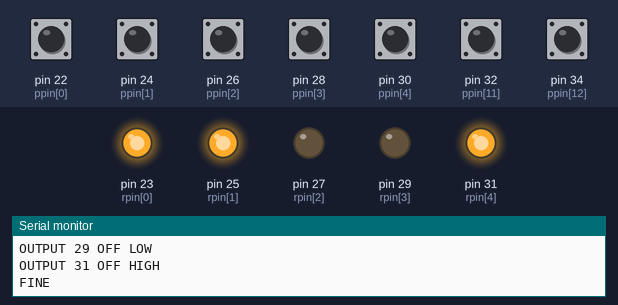
This sketch was run on a simulated Arduino Mega 2560, built with avr-gcc and run on an emulated ATmega2560. On the bench: output pins drawn as LEDs (lit = HIGH), the last lines printed to the serial monitor. Inputs (shaded band) come from the test bench; at power-on: pin 22 (ppin[0]), pin 24 (ppin[1]), pin 26 (ppin[2]), pin 28 (ppin[3]), pin 30 (ppin[4]), pin 32 (ppin[11]), pin 34 (ppin[12]) HIGH.

Above: at 1.5 s.
1.6 s: pin 22 (ppin[0]) pulled LOW for 0.15 s
At 2.2 s:
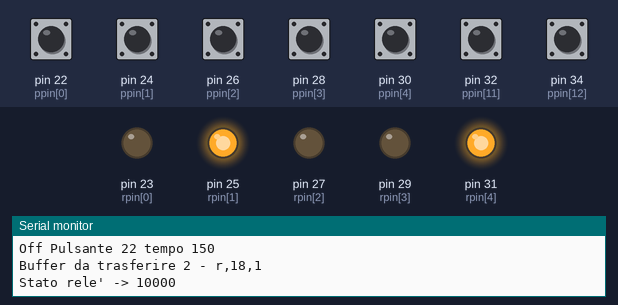
3.2 s: pin 24 (ppin[1]) pulled LOW for 0.15 s
At 3.8 s:
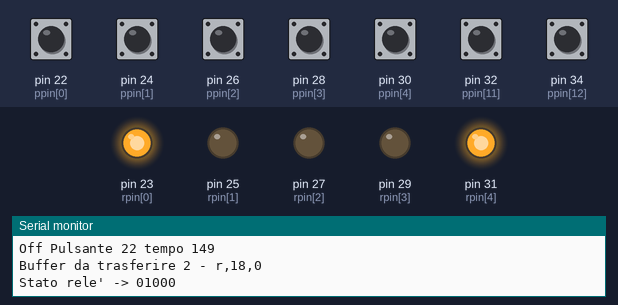
4.9 s: pin 26 (ppin[2]) pulled LOW for 0.15 s
At 6.3 s:
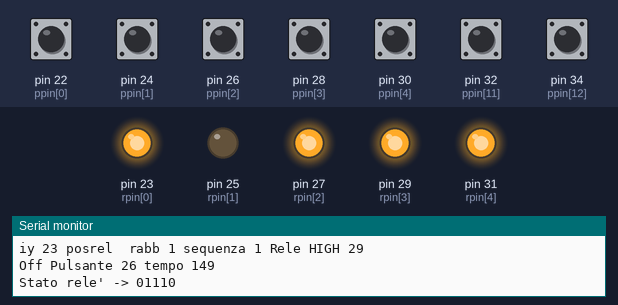
6.6 s: pin 34 (ppin[12]) pulled LOW for 0.15 s
At 7.1 s:
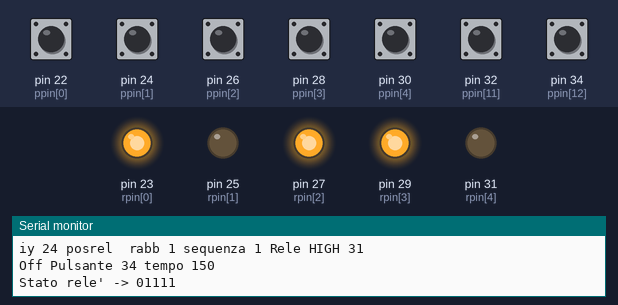
8.2 s: pin 22 (ppin[0]) pulled LOW for 1 s
At 9.5 s:
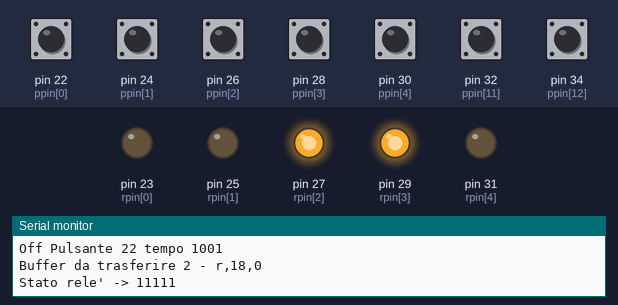
10.7 s: pin 24 (ppin[1]) pulled LOW for 1 s
At 12.1 s:
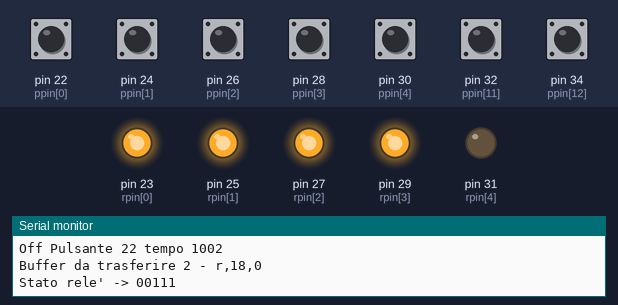
Timing chart, 0 to 13.7 s (numbered marks = the images above; inputs shaded):
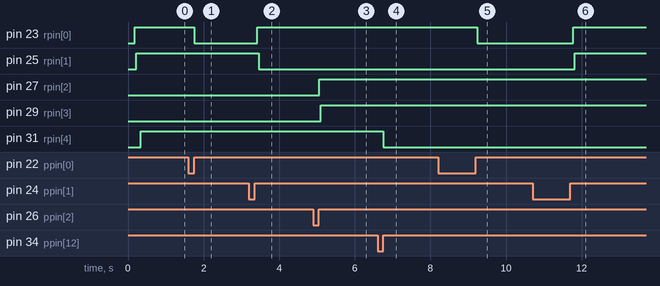

The sketch:

definisci_pulsanti_2_slave.ino
```cpp
#define  NA  1

#define  MAST 0

#define  NARD  3  //Numero di arduini configurabili
#define  NPUL  20 //Numero di pulsanti/arduino configurabili
#define  NREL  20 //Numero di     rele/arduino configurabili

byte  npul[NARD] ={ 6,  7,  5};  //Numero pulsanti arduino
byte  ppin[] ={  22, 24, 26, 28, 30,  0,  22,  24,  26,  28,  30,  32,  34,
                 22,  2,  3,  4,  5,  6};//Numero del pin
byte  appu[] ={  0,  0,  0,  0,  0,  0,  0,  1,  0,  0,  0,  0,  0,
                 0,  0,  0,  0,  0,  0};//piastre  abbinamento pulsanti
byte  papu[] ={  0,  0,  0,  0,  0,  0,  0,  1,  0,  0,  1,  0,  0,
                 0,  0,  0,  0,  0,  0};//pulsanti abbinamento pulsanti
byte  sepu[] ={  0,  0,  0,  0,  0,  0,  4,  4,  0,  0,  0,  0,  0,
                 0,  0,  0,  0,  0,  0};//sequenza massima pulsanti 1-2-4-8-16-32 etc.
byte  psta[] ={  0,  0,  0,  0,  0,  0,  0,  0,  0,  0,  0,  0,  0,
                 0,  0,  0,  0,  0,  0};//stato attuale pulsanti
unsigned  long  spul[] ={  0,  0,  0,  0,  0,  0,  0,  0,  0,  0,  0,  0,  0,
                           0,  0,  0,  0,  0,  0};//Millisecondo inzio pressione pulsante

byte  rele[] ={  8,  5,  6}; //Numero rele arduino
byte  rpin[] ={ 23, 25, 27, 29, 31, 33, 35, 37,  23,  25,  27,  29,  31,
                 1,  2,  3,  4,  5,  6};//Numero del pin
byte  roff[] ={  1,  1,  1,  1,  1,  1,  1,  1,   1,   1,   0,   0,   1,
                 0,  0,  1,  0,  0,  0};//Status off rele
byte  rsta[] ={  0,  0,  0,  0,  0,  0,  0,  0,   0,   0,   0,   0,   0,
                 0,  0,  0,  0,  0,  0};// status attuale 0 off 1 on


                 /* ogni riga rappresenta i potenziali 20 pulsanti di ogni piastra
                    i numeri corrispondono alla sequenza di accensione primo impulso 1
                    secondo 2 terzo 4 quarto  8  etc. etc.                              */
byte  rabb[(NARD * NREL)][(NARD *NPUL)] =
                    {1,0,0,0,0,0,0,0,0,0,0,0,0,0,0,0,0,0,0,0,  // rele 1 piastra 1
                     0,0,0,1,0,0,0,0,0,0,0,0,0,0,0,0,0,0,0,0,
                     0,0,0,0,0,0,0,0,0,0,0,0,0,0,0,0,0,0,0,0,
                     1,0,0,0,0,0,0,0,0,0,0,0,0,0,0,0,0,0,0,0,  // rele 2
                     0,0,0,0,0,0,0,0,0,0,0,0,0,0,0,0,0,0,0,0,
                     0,0,0,0,0,0,0,0,0,0,0,0,0,0,0,0,0,0,0,0,
                     0,1,0,0,0,0,0,0,0,0,0,0,0,0,0,0,0,0,0,0,  // rele 3
                     0,0,0,0,0,0,0,0,0,0,0,0,0,0,0,0,0,0,0,0,
                     0,0,0,0,0,0,0,0,0,0,0,0,0,0,0,0,0,0,0,0,
                     0,0,1,0,0,0,0,0,0,0,0,0,0,0,0,0,0,0,0,0,  // rele 4
                     0,0,0,0,0,0,0,0,0,0,0,0,0,0,0,0,0,0,0,0,
                     0,0,0,0,0,0,0,0,0,0,0,0,0,0,0,0,0,0,0,0,
                     0,0,0,1,0,0,0,0,0,0,0,0,0,0,0,0,0,0,0,0,  // rele 5
                     0,0,0,0,0,0,0,0,0,0,0,0,0,0,0,0,0,0,0,0,
                     0,0,0,0,0,0,0,0,0,0,0,0,0,0,0,0,0,0,0,0,
                     0,0,0,0,1,0,0,0,0,0,0,0,0,0,0,0,0,0,0,0,  // rele 6
                     0,0,0,0,0,0,0,0,0,0,0,0,0,0,0,0,0,0,0,0,
                     0,0,0,0,0,0,0,0,0,0,0,0,0,0,0,0,0,0,0,0,
                     0,0,0,0,1,0,0,0,0,0,0,0,0,0,0,0,0,0,0,0,  // rele 7
                     0,0,0,0,0,0,0,0,0,0,0,0,0,0,0,0,0,0,0,0,
                     0,0,0,0,0,0,0,0,0,0,0,0,0,0,0,0,0,0,0,0,
                     0,0,0,0,1,0,0,0,0,0,0,0,0,0,0,0,0,0,0,0,  // rele 8
                     0,0,0,0,0,0,0,0,0,0,0,0,0,0,0,0,0,0,0,0,
                     0,0,0,0,0,0,0,0,0,0,0,0,0,0,0,0,0,0,0,0,
                     0,0,0,0,0,0,0,0,0,0,0,0,0,0,0,0,0,0,0,0,  // rele 9
                     0,0,0,0,0,0,0,0,0,0,0,0,0,0,0,0,0,0,0,0,
                     0,0,0,0,0,0,0,0,0,0,0,0,0,0,0,0,0,0,0,0,
                     0,0,0,0,0,0,0,0,0,0,0,0,0,0,0,0,0,0,0,0,  // rele 10
                     0,0,0,0,0,0,0,0,0,0,0,0,0,0,0,0,0,0,0,0,
                     0,0,0,0,0,0,0,0,0,0,0,0,0,0,0,0,0,0,0,0,
                     0,0,0,0,0,0,0,0,0,0,0,0,0,0,0,0,0,0,0,0,  // rele 11
                     0,0,0,0,0,0,0,0,0,0,0,0,0,0,0,0,0,0,0,0,
                     0,0,0,0,0,0,0,0,0,0,0,0,0,0,0,0,0,0,0,0,
                     0,0,0,0,0,0,0,0,0,0,0,0,0,0,0,0,0,0,0,0,  // rele 12
                     0,0,0,0,0,0,0,0,0,0,0,0,0,0,0,0,0,0,0,0,
                     0,0,0,0,0,0,0,0,0,0,0,0,0,0,0,0,0,0,0,0,
                     0,0,0,0,0,0,0,0,0,0,0,0,0,0,0,0,0,0,0,0,  // rele 13
                     0,0,0,0,0,0,0,0,0,0,0,0,0,0,0,0,0,0,0,0,
                     0,0,0,0,0,0,0,0,0,0,0,0,0,0,0,0,0,0,0,0,
                     0,0,0,0,0,0,0,0,0,0,0,0,0,0,0,0,0,0,0,0,  // rele 14
                     0,0,0,0,0,0,0,0,0,0,0,0,0,0,0,0,0,0,0,0,
                     0,0,0,0,0,0,0,0,0,0,0,0,0,0,0,0,0,0,0,0,
                     0,0,0,0,0,0,0,0,0,0,0,0,0,0,0,0,0,0,0,0,  // rele 15
                     0,0,0,0,0,0,0,0,0,0,0,0,0,0,0,0,0,0,0,0,
                     0,0,0,0,0,0,0,0,0,0,0,0,0,0,0,0,0,0,0,0,
                     0,0,0,0,0,0,0,0,0,0,0,0,0,0,0,0,0,0,0,0,  // rele 16
                     0,0,0,0,0,0,0,0,0,0,0,0,0,0,0,0,0,0,0,0,
                     0,0,0,0,0,0,0,0,0,0,0,0,0,0,0,0,0,0,0,0,
                     0,0,0,0,0,0,0,0,0,0,0,0,0,0,0,0,0,0,0,0,  // rele 17
                     0,0,0,0,0,0,0,0,0,0,0,0,0,0,0,0,0,0,0,0,
                     0,0,0,0,0,0,0,0,0,0,0,0,0,0,0,0,0,0,0,0,
                     0,0,0,0,0,0,0,0,0,0,0,0,0,0,0,0,0,0,0,0,  // rele 18
                     0,0,0,0,0,0,0,0,0,0,0,0,0,0,0,0,0,0,0,0,
                     0,0,0,0,0,0,0,0,0,0,0,0,0,0,0,0,0,0,0,0,
                     0,0,0,0,0,0,0,0,0,0,0,0,0,0,0,0,0,0,0,0,  // rele 19
                     0,0,0,0,0,0,0,0,0,0,0,0,0,0,0,0,0,0,0,0,
                     0,0,0,0,0,0,0,0,0,0,0,0,0,0,0,0,0,0,0,0,
                     0,0,0,0,0,0,0,0,0,0,0,0,0,0,0,0,0,0,0,0,  // rele 20
                     0,0,0,0,0,0,0,0,0,0,0,0,0,0,0,0,0,0,0,0,
                     0,0,0,0,0,0,0,0,0,0,0,0,0,0,0,0,0,0,0,0,
                     0,0,0,0,0,0,0,0,0,0,0,0,0,0,0,0,0,0,0,0,  // rele 1 piastra 2
                     5,0,0,0,0,0,0,0,0,0,0,0,0,0,0,0,0,0,0,0,
                     0,0,0,0,0,0,0,0,0,0,0,0,0,0,0,0,0,0,0,0,
                     0,0,0,0,0,0,0,0,0,0,0,0,0,0,0,0,0,0,0,0,  // rele 2
                     6,0,0,0,0,0,0,0,0,0,0,0,0,0,0,0,0,0,0,0,
                     0,0,0,0,0,0,0,0,0,0,0,0,0,0,0,0,0,0,0,0,
                     0,0,0,0,0,0,0,0,0,0,0,0,0,0,0,0,0,0,0,0,  // rele 3
                     0,0,1,1,0,0,0,0,0,0,0,0,0,0,0,0,0,0,0,0,
                     0,0,0,0,0,0,0,0,0,0,0,0,0,0,0,0,0,0,0,0,
                     0,0,0,0,0,0,0,0,0,0,0,0,0,0,0,0,0,0,0,0,  // rele 4
                     0,0,1,1,0,0,0,0,0,0,0,0,0,0,0,0,0,0,0,0,
                     0,0,0,0,0,0,0,0,0,0,0,0,0,0,0,0,0,0,0,0,
                     0,0,0,0,0,0,0,0,0,0,0,0,0,0,0,0,0,0,0,0,  // rele 5
                     0,0,0,0,0,0,1,0,0,0,0,0,0,0,0,0,0,0,0,0,
                     0,0,0,0,0,0,0,0,0,0,0,0,0,0,0,0,0,0,0,0,
                     0,0,0,0,0,0,0,0,0,0,0,0,0,0,0,0,0,0,0,0,  // rele 6
                     0,0,0,0,0,0,0,0,0,0,0,0,0,0,0,0,0,0,0,0,
                     0,0,0,0,0,0,0,0,0,0,0,0,0,0,0,0,0,0,0,0,
                     0,0,0,0,0,0,0,0,0,0,0,0,0,0,0,0,0,0,0,0,  // rele 7
                     0,0,0,0,0,0,0,0,0,0,0,0,0,0,0,0,0,0,0,0,
                     0,0,0,0,0,0,0,0,0,0,0,0,0,0,0,0,0,0,0,0,
                     0,0,0,0,0,0,0,0,0,0,0,0,0,0,0,0,0,0,0,0,  // rele 8
                     0,0,0,0,0,0,0,0,0,0,0,0,0,0,0,0,0,0,0,0,
                     0,0,0,0,0,0,0,0,0,0,0,0,0,0,0,0,0,0,0,0,
                     0,0,0,0,0,0,0,0,0,0,0,0,0,0,0,0,0,0,0,0,  // rele 9
                     0,0,0,0,0,0,0,0,0,0,0,0,0,0,0,0,0,0,0,0,
                     0,0,0,0,0,0,0,0,0,0,0,0,0,0,0,0,0,0,0,0,
                     0,0,0,0,0,0,0,0,0,0,0,0,0,0,0,0,0,0,0,0,  // rele 10
                     0,0,0,0,0,0,0,0,0,0,0,0,0,0,0,0,0,0,0,0,
                     0,0,0,0,0,0,0,0,0,0,0,0,0,0,0,0,0,0,0,0,
                     0,0,0,0,0,0,0,0,0,0,0,0,0,0,0,0,0,0,0,0,  // rele 11
                     0,0,0,0,0,0,0,0,0,0,0,0,0,0,0,0,0,0,0,0,
                     0,0,0,0,0,0,0,0,0,0,0,0,0,0,0,0,0,0,0,0,
                     0,0,0,0,0,0,0,0,0,0,0,0,0,0,0,0,0,0,0,0,  // rele 12
                     0,0,0,0,0,0,0,0,0,0,0,0,0,0,0,0,0,0,0,0,
                     0,0,0,0,0,0,0,0,0,0,0,0,0,0,0,0,0,0,0,0,
                     0,0,0,0,0,0,0,0,0,0,0,0,0,0,0,0,0,0,0,0,  // rele 13
                     0,0,0,0,0,0,0,0,0,0,0,0,0,0,0,0,0,0,0,0,
                     0,0,0,0,0,0,0,0,0,0,0,0,0,0,0,0,0,0,0,0,
                     0,0,0,0,0,0,0,0,0,0,0,0,0,0,0,0,0,0,0,0,  // rele 14
                     0,0,0,0,0,0,0,0,0,0,0,0,0,0,0,0,0,0,0,0,
                     0,0,0,0,0,0,0,0,0,0,0,0,0,0,0,0,0,0,0,0,
                     0,0,0,0,0,0,0,0,0,0,0,0,0,0,0,0,0,0,0,0,  // rele 15
                     0,0,0,0,0,0,0,0,0,0,0,0,0,0,0,0,0,0,0,0,
                     0,0,0,0,0,0,0,0,0,0,0,0,0,0,0,0,0,0,0,0,
                     0,0,0,0,0,0,0,0,0,0,0,0,0,0,0,0,0,0,0,0,  // rele 16
                     0,0,0,0,0,0,0,0,0,0,0,0,0,0,0,0,0,0,0,0,
                     0,0,0,0,0,0,0,0,0,0,0,0,0,0,0,0,0,0,0,0,
                     0,0,0,0,0,0,0,0,0,0,0,0,0,0,0,0,0,0,0,0,  // rele 17
                     0,0,0,0,0,0,0,0,0,0,0,0,0,0,0,0,0,0,0,0,
                     0,0,0,0,0,0,0,0,0,0,0,0,0,0,0,0,0,0,0,0,
                     0,0,0,0,0,0,0,0,0,0,0,0,0,0,0,0,0,0,0,0,  // rele 18
                     0,0,0,0,0,0,0,0,0,0,0,0,0,0,0,0,0,0,0,0,
                     0,0,0,0,0,0,0,0,0,0,0,0,0,0,0,0,0,0,0,0,
                     0,0,0,0,0,0,0,0,0,0,0,0,0,0,0,0,0,0,0,0,  // rele 19
                     0,0,0,0,0,0,0,0,0,0,0,0,0,0,0,0,0,0,0,0,
                     0,0,0,0,0,0,0,0,0,0,0,0,0,0,0,0,0,0,0,0,
                     0,0,0,0,0,0,0,0,0,0,0,0,0,0,0,0,0,0,0,0,  // rele 20
                     0,0,0,0,0,0,0,0,0,0,0,0,0,0,0,0,0,0,0,0,
                     0,0,0,0,0,0,0,0,0,0,0,0,0,0,0,0,0,0,0,0,
                     0,0,0,0,0,0,0,0,0,0,0,0,0,0,0,0,0,0,0,0,  // rele 1 piastra 3
                     0,0,0,0,0,0,0,0,0,0,0,0,0,0,0,0,0,0,0,0,
                     0,0,0,0,0,0,0,0,0,0,0,0,0,0,0,0,0,0,0,0,
                     0,0,0,0,0,0,0,0,0,0,0,0,0,0,0,0,0,0,0,0,  // rele 2
                     0,0,0,0,0,0,0,0,0,0,0,0,0,0,0,0,0,0,0,0,
                     0,0,0,0,0,0,0,0,0,0,0,0,0,0,0,0,0,0,0,0,
                     0,0,0,0,0,0,0,0,0,0,0,0,0,0,0,0,0,0,0,0,  // rele 3
                     0,0,0,0,0,0,0,0,0,0,0,0,0,0,0,0,0,0,0,0,
                     0,0,0,0,0,0,0,0,0,0,0,0,0,0,0,0,0,0,0,0,
                     0,0,0,0,0,0,0,0,0,0,0,0,0,0,0,0,0,0,0,0,  // rele 4
                     0,0,0,0,0,0,0,0,0,0,0,0,0,0,0,0,0,0,0,0,
                     0,0,0,0,0,0,0,0,0,0,0,0,0,0,0,0,0,0,0,0,
                     0,0,0,0,0,0,0,0,0,0,0,0,0,0,0,0,0,0,0,0,  // rele 5
                     0,0,0,0,0,0,0,0,0,0,0,0,0,0,0,0,0,0,0,0,
                     0,0,0,0,0,0,0,0,0,0,0,0,0,0,0,0,0,0,0,0,
                     0,0,0,0,0,0,0,0,0,0,0,0,0,0,0,0,0,0,0,0,  // rele 6
                     0,0,0,0,0,0,0,0,0,0,0,0,0,0,0,0,0,0,0,0,
                     0,0,0,0,0,0,0,0,0,0,0,0,0,0,0,0,0,0,0,0,
                     0,0,0,0,0,0,0,0,0,0,0,0,0,0,0,0,0,0,0,0,  // rele 7
                     0,0,0,0,0,0,0,0,0,0,0,0,0,0,0,0,0,0,0,0,
                     0,0,0,0,0,0,0,0,0,0,0,0,0,0,0,0,0,0,0,0,
                     0,0,0,0,0,0,0,0,0,0,0,0,0,0,0,0,0,0,0,0,  // rele 8
                     0,0,0,0,0,0,0,0,0,0,0,0,0,0,0,0,0,0,0,0,
                     0,0,0,0,0,0,0,0,0,0,0,0,0,0,0,0,0,0,0,0,
                     0,0,0,0,0,0,0,0,0,0,0,0,0,0,0,0,0,0,0,0,  // rele 9
                     0,0,0,0,0,0,0,0,0,0,0,0,0,0,0,0,0,0,0,0,
                     0,0,0,0,0,0,0,0,0,0,0,0,0,0,0,0,0,0,0,0,
                     0,0,0,0,0,0,0,0,0,0,0,0,0,0,0,0,0,0,0,0,  // rele 10
                     0,0,0,0,0,0,0,0,0,0,0,0,0,0,0,0,0,0,0,0,
                     0,0,0,0,0,0,0,0,0,0,0,0,0,0,0,0,0,0,0,0,
                     0,0,0,0,0,0,0,0,0,0,0,0,0,0,0,0,0,0,0,0,  // rele 11
                     0,0,0,0,0,0,0,0,0,0,0,0,0,0,0,0,0,0,0,0,
                     0,0,0,0,0,0,0,0,0,0,0,0,0,0,0,0,0,0,0,0,
                     0,0,0,0,0,0,0,0,0,0,0,0,0,0,0,0,0,0,0,0,  // rele 12
                     0,0,0,0,0,0,0,0,0,0,0,0,0,0,0,0,0,0,0,0,
                     0,0,0,0,0,0,0,0,0,0,0,0,0,0,0,0,0,0,0,0,
                     0,0,0,0,0,0,0,0,0,0,0,0,0,0,0,0,0,0,0,0,  // rele 13
                     0,0,0,0,0,0,0,0,0,0,0,0,0,0,0,0,0,0,0,0,
                     0,0,0,0,0,0,0,0,0,0,0,0,0,0,0,0,0,0,0,0,
                     0,0,0,0,0,0,0,0,0,0,0,0,0,0,0,0,0,0,0,0,  // rele 14
                     0,0,0,0,0,0,0,0,0,0,0,0,0,0,0,0,0,0,0,0,
                     0,0,0,0,0,0,0,0,0,0,0,0,0,0,0,0,0,0,0,0,
                     0,0,0,0,0,0,0,0,0,0,0,0,0,0,0,0,0,0,0,0,  // rele 15
                     0,0,0,0,0,0,0,0,0,0,0,0,0,0,0,0,0,0,0,0,
                     0,0,0,0,0,0,0,0,0,0,0,0,0,0,0,0,0,0,0,0,
                     0,0,0,0,0,0,0,0,0,0,0,0,0,0,0,0,0,0,0,0,  // rele 16
                     0,0,0,0,0,0,0,0,0,0,0,0,0,0,0,0,0,0,0,0,
                     0,0,0,0,0,0,0,0,0,0,0,0,0,0,0,0,0,0,0,0,
                     0,0,0,0,0,0,0,0,0,0,0,0,0,0,0,0,0,0,0,0,  // rele 17
                     0,0,0,0,0,0,0,0,0,0,0,0,0,0,0,0,0,0,0,0,
                     0,0,0,0,0,0,0,0,0,0,0,0,0,0,0,0,0,0,0,0,
                     0,0,0,0,0,0,0,0,0,0,0,0,0,0,0,0,0,0,0,0,  // rele 18
                     0,0,0,0,0,0,0,0,0,0,0,0,0,0,0,0,0,0,0,0,
                     0,0,0,0,0,0,0,0,0,0,0,0,0,0,0,0,0,0,0,0,
                     0,0,0,0,0,0,0,0,0,0,0,0,0,0,0,0,0,0,0,0,  // rele 19
                     1,0,0,0,0,0,0,0,0,0,0,0,0,0,0,0,0,0,0,0,
                     0,0,0,0,0,0,0,0,0,0,0,0,0,0,0,0,0,0,0,0,
                     0,0,0,0,0,0,0,0,0,0,0,0,0,0,0,0,0,0,0,0,  // rele 20
                     0,0,0,0,0,0,0,0,0,0,0,0,0,0,0,0,0,0,0,0,
                     0,0,0,0,0,0,0,0,0,0,0,0,0,0,0,0,0,0,0,0};

byte  pulini;
byte  relini;

#define  TMIN  10   //tempo minimo pressione pulsante in millesecondi
#define  TREP  3000 //tempo reset parziale ambiente
#define  TREG  10000//tempo reset generale

char  trasmi[NARD][256];
int  cambiostato =0;

void setup()
{
  int  iy;
  int  iz;

  for (iy =0; iy <NARD; iy++)
    *trasmi[iy] ='\0';

  Serial.begin(9600);
  Serial1.begin(9600);
  delay(20);
  for (pulini =iy =0; iy <NA; pulini +=npul[iy], iy++);
  Serial.print("IX ");
  Serial.print(npul[NA]);
  Serial.print(" IZ ");
  Serial.println(pulini);
  iz =pulini;

  for (iy =iz +npul[NA]; iz <iy; iz++)
  {
    if (!ppin[iz])
      continue;
    pinMode(ppin[iz], INPUT);
    Serial.print("INPUT ");
    Serial.println(ppin[iz]);
    digitalWrite(ppin[iz], HIGH);
    delay(20);
  }

  for (iy =iz =0; iy <NA; iz +=rele[iy], iy++);
  relini =iz;
  Serial.begin(9600);
  for (iy =iz +rele[NA]; iz <iy; iz++)
  {
    if (!rpin[iz])
      continue;

    pinMode(rpin[iz], OUTPUT);
    Serial.print("OUTPUT ");
    Serial.print(rpin[iz]);
    delay(20);
    digitalWrite(rpin[iz], (!roff[iz] ? LOW : HIGH));
    Serial.print(" OFF ");
    Serial.println((!roff[iz] ? "LOW" : "HIGH"));
    delay(20);
  }
  Serial.println("FINE");
}

void loop()
{
  int  pulsa;
  int  ix;

  for(pulsa =0; pulsa <npul[NA]; pulsa++)
  {
    int  pulsante =pulini +pulsa;

    if (!ppin[pulsante])
      continue;

    int  pulstat =digitalRead(ppin[pulsante]);

    if (!pulstat)
    {
      if (!spul[pulsante])
      {
        spul[pulsante] =millis();
        Serial.print("ON Pulsante ");
        Serial.println(ppin[pulsante]);
      }
    }
    else  if (spul[pulsante])
    {
      unsigned  long  diff =(millis() -spul[pulsante]);

      spul[pulsante] =0;

      if (diff >TMIN  && diff <TREP)
      {
        int  esegui =1;

        Serial.print("Tempo normale ");
        Serial.print("Pulsante ");
        Serial.print(pulsante);
        Serial.print(" papu ");
        Serial.println(papu[pulsante]);
        if (papu[pulsante])
        {
          if (appu[pulsante] ==NA)
          {
            Serial.print("Pulsante prima ");
            Serial.print(ppin[pulsante]);
            psta[pulsante] =0;
            pulsante =(pulini +papu[pulsante] -1);
            Serial.print(" Pulsante dopo ");
            Serial.println(ppin[pulsante]);
          }
          else
          {
            char  mess[10];

            esegui =0;
            sprintf(mess, "p,%02d", papu[pulsante]);
            strcpy(&trasmi[(appu[pulsante])][(strlen(trasmi[(appu[pulsante])]))], mess);
            Serial.print("Stack da trasferire ");
            Serial.println(mess);
          }
        }
        if (esegui)
        {
          int  posrel =((pulsante -pulini) +(NA *NREL));  // posizione del pulsante relativa.
          int  sequenza;
          int  iy;

          if (!psta[pulsante])
            psta[pulsante] =1;
          else
          {
            psta[pulsante] =(psta[pulsante] <<1);
            Serial.print(" Dopo shift ");
            Serial.println(psta[pulsante]);
            if (psta[pulsante] >sepu[pulsante])
              psta[pulsante] =0;
            Serial.print(" Dopo sequ ");
            Serial.println(psta[pulsante]);
          }
          sequenza =psta[pulsante];

          for (iy =0; iy <(NARD *NREL); iy++)
          {
            if (!rabb[iy][posrel])
              continue;

            Serial.print("iy ");
            Serial.print(iy);
            Serial.print(" posrel ");
            Serial.print(" rabb ");
            Serial.print(rabb[iy][posrel]);
            Serial.print(" sequenza ");
            Serial.print(sequenza);

            if (rabb[iy][posrel] & sequenza)
            {
              if (iy >=(NA *NREL) && iy <(NA * NREL +NREL))
              {
                int  nrel =rpin[(iy -(NA *NREL) +relini)];
                digitalWrite(nrel, (roff[(iy -(NA *NREL) +relini)] ? LOW : HIGH));
                rsta[(iy -(NA *NREL) +relini)] =1;
                Serial.print(" Rele HIGH ");
                Serial.println(nrel);
                cambiostato++;
              }
              else
              {
                char  mess[10];

                sprintf(mess, "r,%02d,1", (iy % NREL));
                strcpy(&trasmi[((iy /NREL))][(strlen(trasmi[((iy /NREL))]))], mess);
                Serial.print("Stack da trasferire ");
                Serial.println(mess);
              }
            }
            else
            {
              if (iy >=(NA *NREL) && iy <(NA * NREL +NREL))
              {
                int  nrel =rpin[(iy -(NA *NREL) +relini)];
                digitalWrite(nrel, (!roff[(iy -(NA *NREL) +relini)] ? LOW : HIGH));
                rsta[(iy -(NA *NREL) +relini)] =0;
                Serial.print(" Rele LOW ");
                Serial.println(nrel);
                cambiostato++;
              }
              else
              {
                char  mess[10];

                sprintf(mess, "r,%02d,0", (iy % NREL));
                strcpy(&trasmi[((iy /NREL))][(strlen(trasmi[((iy /NREL))]))], mess);
                Serial.print("Stack da trasferire ");
                Serial.println(mess);
              }
            }
          }
        }
      }
      else  if (diff >=TREP && diff <TREG)
      {
        Serial.print("Reset parziale ");
      }
      else  if (diff >=TREG)
      {
        Serial.print("Reset generale ");
      }
      Serial.print("Off Pulsante ");
      Serial.print(ppin[pulsante]);
      Serial.print(" tempo ");
      Serial.println(diff);
    }
    delay(1);
  }
  for (ix =0; ix <NARD; ix++)
  {
    if (*trasmi[ix])
	esegui_trasf(ix);
  }
  if (cambiostato && NA != MAST)
  {
    int  iy;

    Serial.print("Stato rele' -> ");
    for (iy =0,ix =relini; iy <rele[NA]; iy++)
    {
      Serial.print(rsta[(relini+iy)]);
      if (!iy)
        Serial1.print("X-");
      Serial1.print(rsta[(relini+iy)]);
    }
    Serial.println("");
    cambiostato =0;
  }
}

void esegui_trasf(int  ix)
{
  if (ix !=NA)
  {
    int  iy;

    Serial.print("Buffer da trasferire ");
    Serial.print(ix);
    Serial.print(" - ");
    Serial.println(trasmi[ix]);
    if (NA ==MAST)
      iy =ix;
    else  iy =NA;
    if (iy ==1)
    {
      Serial1.print(ix);
      Serial1.print("-");
      Serial1.println(trasmi[ix]);
    }
    if (iy ==2)
    {
      Serial2.print(ix);
      Serial2.print("-");
      Serial2.println(trasmi[ix]);
    }
  }
  else
  {
  }
  *trasmi[ix] ='\0';
}

void serialEvent1()
{
  while (Serial1.available())
  {
    char inChar = (char)Serial1.read();

    if (inChar == '\n')
      break;
    else  if (strlen(trasmi[NA])<256)
    {
      sprintf(&trasmi[NA][(strlen(trasmi[NA]))], "%c", inChar);
    }
    delay(10);
  }
  Serial.print("ARRIVATO -> ");
  Serial.println(trasmi[NA]);
}
```

Measured:
- after the input at 1.6 s, pin 23 (rpin[0]): HIGH → LOW after 0.16 s
- after the input at 3.2 s, pin 23 (rpin[0]): LOW → HIGH after 0.22 s; pin 25 (rpin[1]): HIGH → LOW after 0.26 s
- after the input at 4.9 s, pin 27 (rpin[2]): LOW → HIGH after 0.16 s; pin 29 (rpin[3]): LOW → HIGH after 0.20 s
- after the input at 6.6 s, pin 31 (rpin[4]): HIGH → LOW after 0.15 s
- after the input at 8.2 s, pin 23 (rpin[0]): HIGH → LOW after 1.0 s
- after the input at 10.7 s, pin 23 (rpin[0]), pin 25 (rpin[1]): LOW → HIGH after 1.1 s
